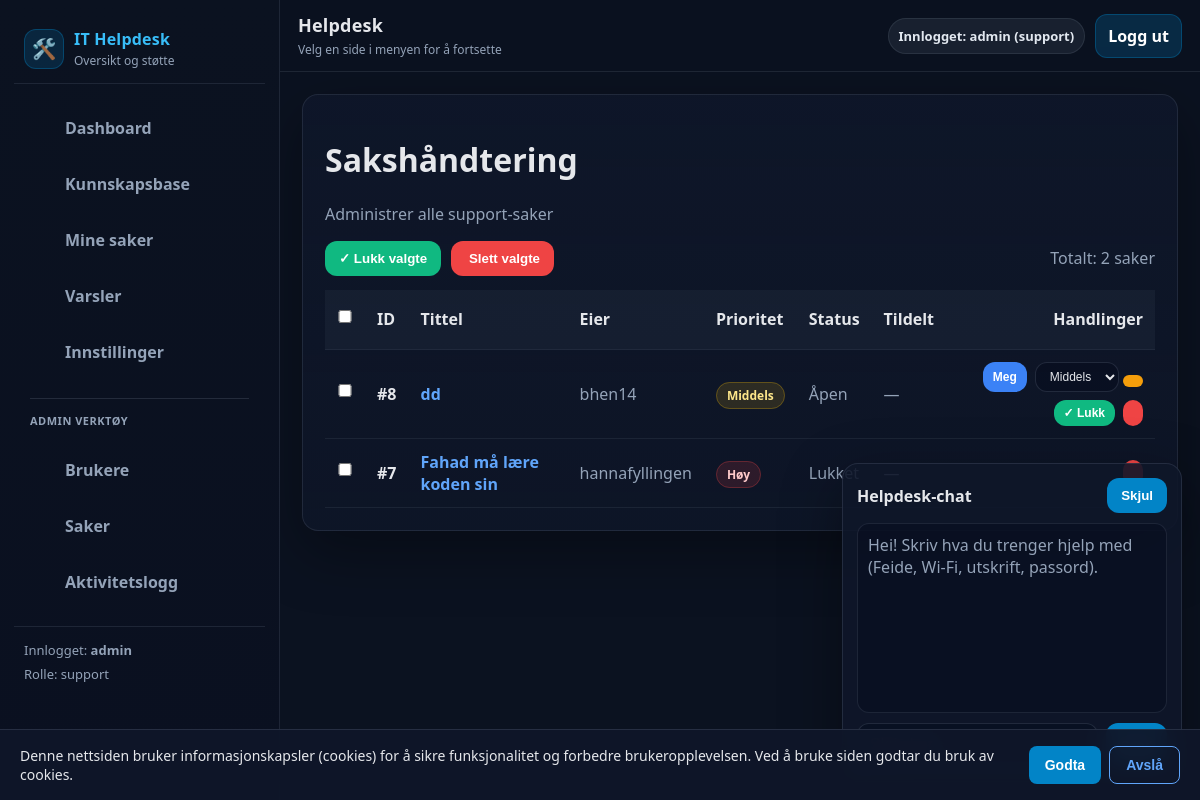
Screenshot of /admin/saker (signed in) with the database file from the repository.
### tables this page shows
CREATE TABLE tickets (
            id INTEGER PRIMARY KEY AUTOINCREMENT,
            title TEXT NOT NULL,
            desc TEXT NOT NULL,
            owner TEXT NOT NULL,
            category TEXT NOT NULL DEFAULT 'Annet',
            priority TEXT NOT NULL DEFAULT 'Middels',
            device TEXT NOT NULL DEFAULT '',
            status TEXT NOT NULL DEFAULT 'Åpen',
            created_at TEXT NOT NULL DEFAULT (datetime('now')),
            updated_at TEXT NOT NULL DEFAULT (datetime('now')),
            closed_at TEXT
        );

### routes.py (the view)
@bp.route("/admin/saker")
def admin_saker():
    return admin_tickets()

### __init__.py (called while the page is built)
def create_app():
    app = Flask(__name__)
    app.config.from_object(Config)
    init_mail(app)
    @app.after_request
    def set_security_headers(response):
        response.headers['X-Content-Type-Options'] = 'nosniff'
        response.headers['X-Frame-Options'] = 'DENY'
        response.headers['X-XSS-Protection'] = '1; mode=block'
        return response
    from .routes import bp
    app.register_blueprint(bp)
    return app

### db.py (called while the page is built, shortened)
def get_tickets(owner: Optional[str] = None) -> List[Dict[str, Any]]:
    conn = _conn()
    cur = conn.cursor()
    if owner is None:
        cur.execute("""
            SELECT t.*, r.stars AS rating, r.feedback AS feedback
            FROM tickets t
            LEFT JOIN ratings r ON r.ticket_id = t.id
            ORDER BY t.id DESC
        """)
    rows = cur.fetchall()
    conn.close()
    return [dict(r) for r in rows]

def count_notifications(user: str) -> int:
    conn = _conn()
    cur = conn.cursor()
    cur.execute("SELECT COUNT(*) AS c FROM notifications WHERE user = ? AND read = 0", (user,))
    row = cur.fetchone()
    conn.close()
    return int(row["c"]) if row else 0

def _conn() -> sqlite3.Connection:
    DB_PATH.parent.mkdir(parents=True, exist_ok=True)
    conn = sqlite3.connect(DB_PATH)
    conn.row_factory = sqlite3.Row
    return conn

### routes.py (called while the page is built)
def current_user():
    return session.get("user")

def current_role():
    return session.get("role")

@bp.before_app_request
def ensure_db():
    try:
        init_db()
    except Exception as e:
        logger.error(f"Database initialization failed: {e}")

@bp.context_processor
def inject_notification_count():
    if current_user():
        try:
            return {"notif_count": count_notifications(current_user())}
        except Exception:
            return {"notif_count": 0}
    return {"notif_count": 0}

@bp.route("/admin/tickets")
def admin_tickets():
    user = current_user()
    if not user or current_role() != "support":
        abort(403)
    try:
        all_tickets = get_tickets()
    except Exception as e:
        logger.error(f"Error fetching tickets: {e}")
        all_tickets = []
    return render_template("admin_tickets.html", tickets=all_tickets)

### templates/admin_tickets.html (shortened to what this page needs)
{% extends "base.html" %}
{% block content %}
<div class="card">
  <h1> Sakshåndtering</h1>
  <p class="muted">Administrer alle support-saker</p>
</div>
<div class="card">
  <form method="post" action="{{ url_for('main.bulk_close_tickets') }}" id="bulkForm">
    <div style="display:flex; justify-content:space-between; align-items:center; gap:12px; margin-bottom:14px; flex-wrap:wrap;">
      <div style="display:flex; gap:10px; flex-wrap:wrap;">
        <button type="submit" style="background:#10b981;">✓ Lukk valgte</button>
        <button
          type="submit"
          formaction="{{ url_for('main.bulk_delete_tickets') }}"
          style="background:#ef4444;"
          onclick="return confirm('Slette valgte saker permanent?');"
        >
          ️ Slett valgte
        </button>
      </div>
      <div class="muted">Totalt: {{ tickets|length }} saker</div>
    </div>
    <table style="width:100%; border-collapse:collapse;">
      <thead>
        <tr style="background:rgba(148,163,184,.06); border-bottom:1px solid rgba(148,163,184,.14);">
          <th style="padding:12px; width:40px;"><input type="checkbox" id="selectAll"></th>
          <th style="padding:12px; text-align:left;">ID</th>
          <th style="padding:12px; text-align:left;">Tittel</th>
          <th style="padding:12px; text-align:left;">Eier</th>
          <th style="padding:12px; text-align:left;">Prioritet</th>
          <th style="padding:12px; text-align:left;">Status</th>
          <th style="padding:12px; text-align:left;">Tildelt</th>
          <th style="padding:12px; text-align:right;">Handlinger</th>
        </tr>
      </thead>
      <tbody>
        {% for t in tickets %}
        <tr style="border-bottom:1px solid rgba(148,163,184,.10);">
          <td style="padding:12px;">
            <input type="checkbox" name="ticket_ids[]" value="{{ t.id }}" class="ticketCheckbox">
          </td>
          <td style="padding:12px;">
            <strong>#{{ t.id }}</strong>
          </td>
          <td style="padding:12px;">
            <a href="{{ url_for('main.ticket_detail', ticket_id=t.id) }}" style="color:#60a5fa; font-weight:900; text-decoration:none;">
              {{ t.title }}
            </a>
          </td>
          <td style="padding:12px; color:#94a3b8;">{{ t.owner }}</td>
          <td style="padding:12px;">
            {% set p = (t.priority or '') %}
            {% if p in ['Kritisk','Høy','critical','high'] %}
              <span style="background:rgba(239,68,68,.14); border:1px solid rgba(239,68,68,.28); color:#fecaca; padding:4px 10px; border-radius:999px; font-size:12px; font-weight:900;">
                {{ p }}
              </span>
            {% elif p in ['Middels','medium'] %}
              <span style="background:rgba(234,179,8,.14); border:1px solid rgba(234,179,8,.28); color:#fde68a; padding:4px 10px; border-radius:999px; font-size:12px; font-weight:900;">
                {{ p }}
              </span>
            {% else %}
              <span style="background:rgba(16,185,129,.14); border:1px solid rgba(16,185,129,.28); color:#bbf7d0; padding:4px 10px; border-radius:999px; font-size:12px; font-weight:900;">
                {{ p or 'Lav' }}
              </span>
            {% endif %}
          </td>
          <td style="padding:12px; color:#94a3b8;">{{ t.status }}</td>
          <td style="padding:12px; color:#94a3b8;">
            {{ t.assigned_to or '—' }}
          </td>
          <td style="padding:12px; text-align:right;">
            <div style="display:flex; gap:8px; justify-content:flex-end; flex-wrap:wrap;">
              {% if (t.status or '') != 'Lukket' %}
              <form method="post" action="{{ url_for('main.assign_ticket_to_support', ticket_id=t.id) }}" style="display:inline;">
                <button type="submit" style="background:#3b82f6; padding:6px 10px; font-size:12px;"> Meg</button>
              </form>
              <form method="post" action="{{ url_for('main.change_ticket_priority', ticket_id=t.id) }}" style="display:inline;">
                <select name="priority" style="padding:6px 10px; font-size:12px; margin:0; width:auto;">
                  <option {% if (t.priority or '') == 'Middels' %}selected{% endif %}>Middels</option>
                </select>
                <button type="submit" style="background:#f59e0b; padding:6px 10px; font-size:12px;"></button>
              </form>
              <form method="post" action="{{ url_for('main.close_ticket_view', ticket_id=t.id) }}" style="display:inline;">
                <button type="submit" style="background:#10b981; padding:6px 10px; font-size:12px;">✓ Lukk</button>
              </form>
              {% endif %}
              <form method="post" action="{{ url_for('main.delete_ticket_permanently', ticket_id=t.id) }}" style="display:inline;" onsubmit="return confirm('Slette sak #{{ t.id }} permanent?');">
                <button type="submit" style="background:#ef4444; padding:6px 10px; font-size:12px;">️</button>
              </form>
            </div>
          </td>
        </tr>
        {% endfor %}
      </tbody>
    </table>
  </form>
</div>
{% endblock %}

### static/css/app.css (style rules this page uses)
:root { --bg:#0b1220; --panel:#0f172a; --panel2:#111c33; --border:rgba(148,163,184,.14); --muted:#94a3b8; --text:#e5e7eb; --primary:#0284c7; --primaryHover:#0ea5e9; --sidebarW: 280px; --topbarH: 72px; --radius: 16px; }
* { box-sizing:border-box; }
html, body { height:100%; }
body { margin:0; font-family: system-ui, -apple-system, BlinkMacSystemFont, "Segoe UI", "Apple Color Emoji", "Segoe UI Emoji", "Segoe UI Symbol", sans-serif; background:var(--bg); color:var(--text); }
input, textarea, select { width:100%; padding:12px; margin:8px 0 14px; border-radius:12px; border:1px solid rgba(148,163,184,.18); background:rgba(2,6,23,.35); color:var(--text); font-size:16px; outline:none; }
button { background:var(--primary); color:#fff; border:0; border-radius:12px; padding:10px 14px; font-weight:900; cursor:pointer; }
.muted { color:var(--muted); }

### rows the page displays
tickets: id "8", title "dd", owner "bhen14", priority "Middels", status "Åpen", assigned_to "—"
tickets: id "7", title "Fahad må lære koden sin", owner "hannafyllingen", priority "Høy", status "Lukket"

### other values shown
{{ session.get("user") }} "admin"
{{ session.get("role") }} "support"
{{ tickets|length }} "2"
